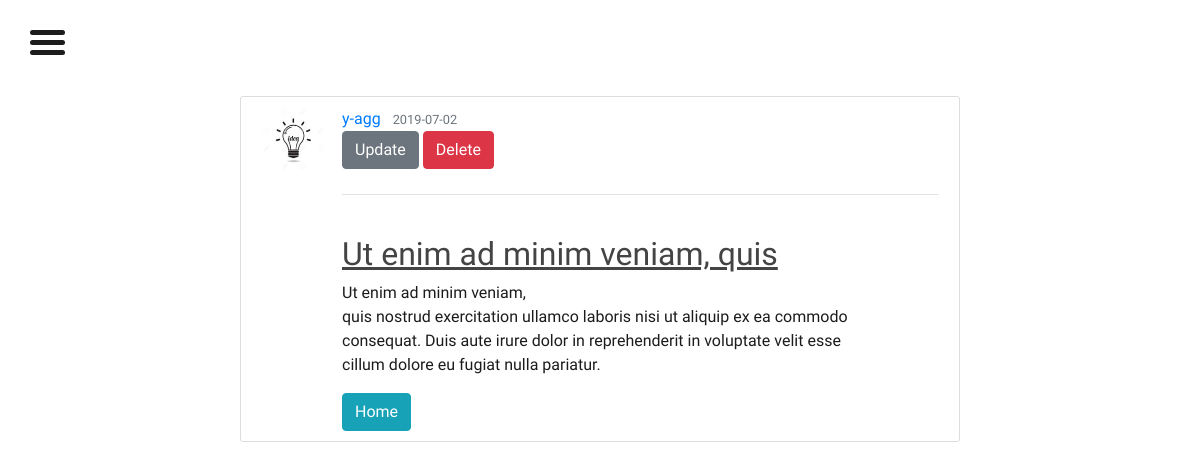
The app's page /post/2 (signed in) with its own data.
### flaskblog/models.py (models this page shows, shortened)
class User(db.Model, UserMixin):
    id = db.Column(db.Integer, primary_key=True)
    username = db.Column(db.String(20), unique=True, nullable=False)
    email = db.Column(db.String(120), unique=True, nullable=False)
    image_file = db.Column(db.String(20), nullable=False, default='default.jpg')
    password = db.Column(db.String(60), nullable=False)
    posts = db.relationship('Post', backref='author', lazy=True)

class Post(db.Model):
    id = db.Column(db.Integer, primary_key=True)
    title = db.Column(db.String(100), nullable=False)
    date_posted = db.Column(db.DateTime, nullable=False, default=datetime.utcnow)
    content = db.Column(db.Text, nullable=False)
    user_id = db.Column(db.Integer, db.ForeignKey('user.id'), nullable=False)

### flaskblog/routes.py (the view)
@app.route("/post/<int:post_id>")
def post(post_id):
    post = Post.query.get_or_404(post_id)
    image_file = url_for('static', filename='profile_pics/' + current_user.image_file)
    return render_template('post.html', title=post.title, post=post,image_file = image_file,username=current_user.username)

### flaskblog/models.py (called while the page is built)
@login_manager.user_loader
def load_user(user_id):
    return User.query.get(int(user_id))

### flaskblog/templates/post.html
{% extends "layout.html" %}
{% block content %}
<div style="width: 60%; margin-left: 20%"><br><br><br><br>
  <article class="media content-section">
    <img class="rounded-circle article-img" src="{{ url_for('static', filename='profile_pics/' + post.author.image_file) }}">
    <div class="media-body">
      <div class="article-metadata">
        <a class="mr-2" href="{{ url_for('user_posts', username=post.author.username) }}">{{ post.author.username }}</a>
        <small class="text-muted">{{ post.date_posted.strftime('%Y-%m-%d') }}</small>
        {% if post.author == current_user %}
          <div>
            <form action="{{ url_for('delete_post', post_id=post.id) }}" method="POST">
            <a class="btn btn-secondary " href="{{ url_for('update_post', post_id=post.id) }}">Update</a>
            <input class="btn btn-danger" type="submit" value="Delete">
          </form><br>
          </div>
        {% endif %}
      </div>
      <h2 class="article-title">{{ post.title }}</h2>
      <p class="article-content">{{ post.content }}</p>
    <a class="btn btn-info" href="{{ url_for('home',) }}">Home</a>
    </div>
  </article>
</div >
{% endblock content %}

### flaskblog/static/mymain.css (style rules this page uses)
body { font-family: 'Overpass', sans-serif; font-size: 16px; color: #1c1c1c; }
h2 { margin-top: 40px; text-decoration: underline; }
html, body { margin: 0; padding: 0; min-height: 100vh; overflow-x: hidden; }
.article-title { color: #444444; }
.article-content { white-space: pre-line; }
.article-img { height: 65px; width: 65px; margin-right: 16px; }
.article-metadata { padding-bottom: 1px; margin-bottom: 4px; border-bottom: 1px solid #e3e3e3 }
.content-section { background: #ffffff; padding: 10px 20px; border: 1px solid #dddddd; border-radius: 3px; margin-bottom: 20px; }

### records on screen
User: image_file (picture), author.username "y-agg"
Post: date_posted "2019-07-02", title "Ut enim ad minim veniam, quis", content "Ut enim ad minim veniam, quis nostrud exercitation ullamco laboris nisi ut aliquip ex ea commodo consequat. Duis aute irure dolor in reprehenderit in voluptate velit esse cillum dolore eu fugiat nulla pariatur."
